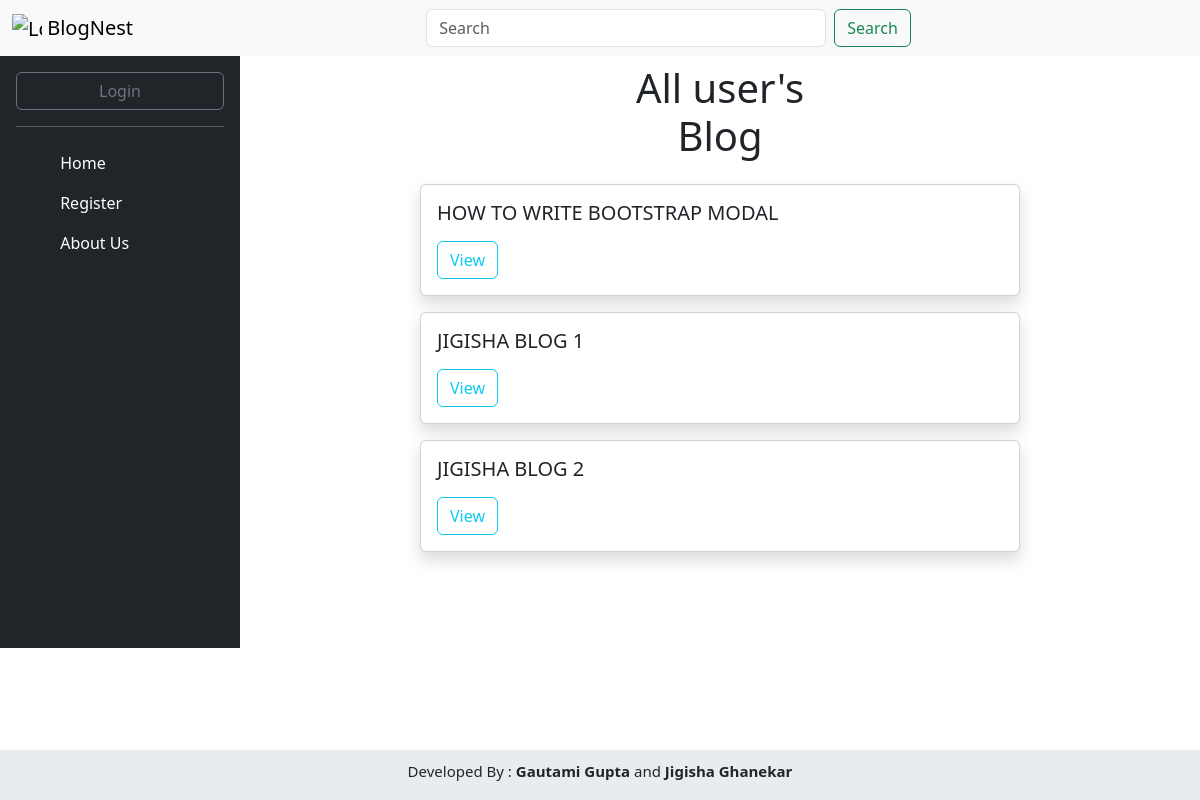
/blog_read, run on an earlier commit of the app's database.
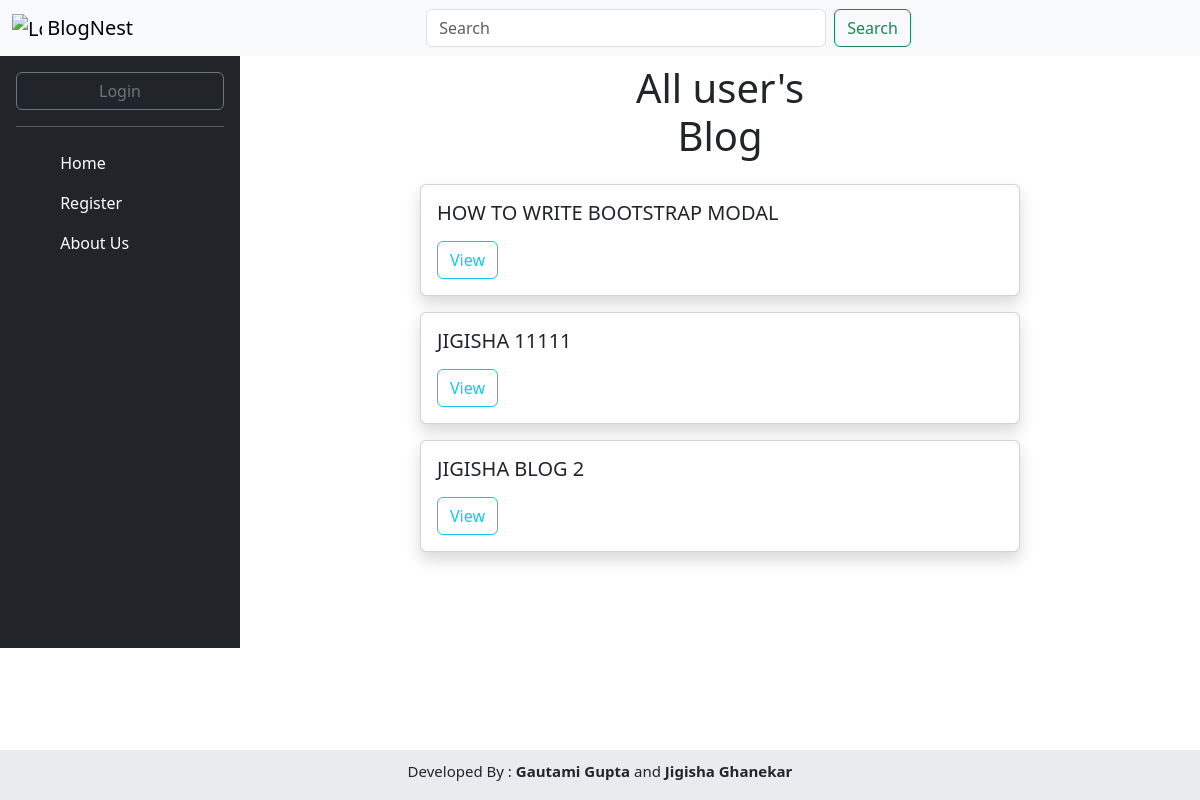
And on a later commit of the database.
### app.py (models this page shows, shortened)
class Blog(db.Model):
    blog_id =db.Column(db.Integer, primary_key=True)
    blog_title= db.Column(db.String(400),nullable=False)
    blog_body=db.Column(db.Text,nullable=False)
    publish_time=db.Column(db.Date, default=datetime.datetime.now())
    user_id= db.Column(db.Integer, db.ForeignKey('user.user_id'), nullable=False)

### app.py (the view)
@app.route('/blog_read')
def blog_read():
    blog=Blog.query.all()
    return render_template('blog_read.html',blog=blog)

### app.py (called while the page is built)
def is_logged_in():
    return 'logged_in' in session

def get_logged_in_user():
    if 'logged_in' in session and 'email' in session:
        return{ 'email': session['email'], 'name': session['name']}
    return None

@app.context_processor
def inject_user():
    return dict(logged_in=is_logged_in(),user=get_logged_in_user())

### templates/blog_read.html (shortened to what this page needs)
{% extends "index.html" %}
{% block blog_read %}
<h1 class='w-25 mx-auto text-center p-2 position-relative'> All user's Blog </h1>
{% for b in blog%}
    <div class="card mx-auto m-3 shadow" style="width: 50vw; min-height:6.5rem">
        <div class="card-body fw-bold text-uppercase">
            <h5 class="card-title">{{b.blog_title}}</h5>
                <button type="button" class="btn btn-outline-info mt-2" data-bs-toggle="modal" data-bs-target="#blogModal{{b.blog_id}}">View</button>
        </div>
    </div>
    {% endfor %}
{% endblock blog_read %}

What changed in the data, as far as the page shows it:
changed Blog: blog_title "JIGISHA BLOG 1" → "JIGISHA 11111"
